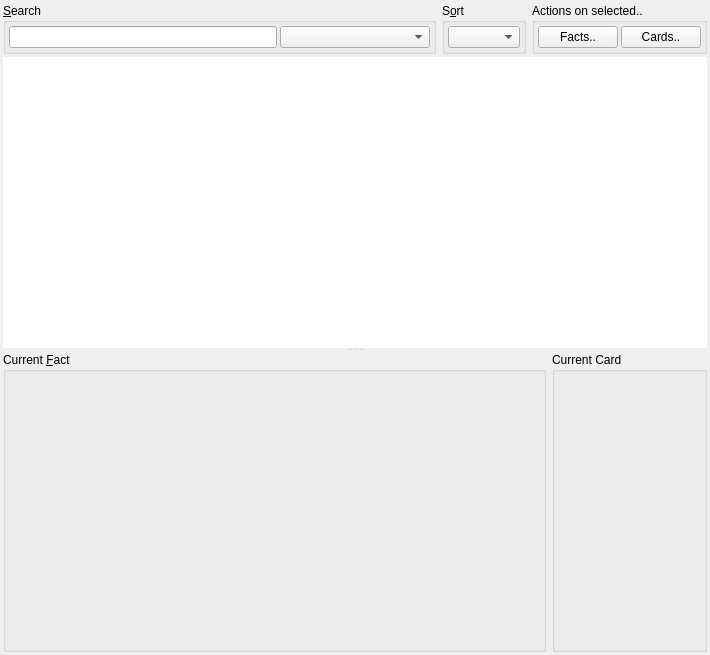
<ui version="4.0" >
 <class>EditDeck</class>
 <widget class="QDialog" name="EditDeck" >
  <property name="windowModality" >
   <enum>Qt::NonModal</enum>
  </property>
  <property name="geometry" >
   <rect>
    <x>0</x>
    <y>0</y>
    <width>710</width>
    <height>655</height>
   </rect>
  </property>
  <property name="windowTitle" >
   <string>Anki - Edit Deck</string>
  </property>
  <property name="windowIcon" >
   <iconset resource="../icons.qrc" >:/icons/view_text.png</iconset>
  </property>
  <layout class="QVBoxLayout" >
   <property name="spacing" >
    <number>3</number>
   </property>
   <property name="leftMargin" >
    <number>3</number>
   </property>
   <property name="topMargin" >
    <number>3</number>
   </property>
   <property name="rightMargin" >
    <number>3</number>
   </property>
   <property name="bottomMargin" >
    <number>3</number>
   </property>
   <item>
    <layout class="QHBoxLayout" >
     <property name="spacing" >
      <number>6</number>
     </property>
     <property name="leftMargin" >
      <number>0</number>
     </property>
     <property name="topMargin" >
      <number>0</number>
     </property>
     <property name="rightMargin" >
      <number>0</number>
     </property>
     <property name="bottomMargin" >
      <number>0</number>
     </property>
     <item>
      <widget class="QGroupBox" name="searchGroup" >
       <property name="sizePolicy" >
        <sizepolicy vsizetype="Minimum" hsizetype="Preferred" >
         <horstretch>0</horstretch>
         <verstretch>0</verstretch>
        </sizepolicy>
       </property>
       <property name="minimumSize" >
        <size>
         <width>400</width>
         <height>0</height>
        </size>
       </property>
       <property name="title" >
        <string>&amp;Search</string>
       </property>
       <layout class="QHBoxLayout" >
        <property name="spacing" >
         <number>3</number>
        </property>
        <property name="leftMargin" >
         <number>3</number>
        </property>
        <property name="topMargin" >
         <number>3</number>
        </property>
        <property name="rightMargin" >
         <number>3</number>
        </property>
        <property name="bottomMargin" >
         <number>3</number>
        </property>
        <item>
         <widget class="QLineEdit" name="filterEdit" />
        </item>
        <item>
         <widget class="QComboBox" name="tagList" >
          <property name="minimumSize" >
           <size>
            <width>150</width>
            <height>0</height>
           </size>
          </property>
         </widget>
        </item>
       </layout>
      </widget>
     </item>
     <item>
      <widget class="QGroupBox" name="sortGroup" >
       <property name="title" >
        <string>S&amp;ort</string>
       </property>
       <layout class="QHBoxLayout" >
        <property name="spacing" >
         <number>3</number>
        </property>
        <property name="leftMargin" >
         <number>3</number>
        </property>
        <property name="topMargin" >
         <number>3</number>
        </property>
        <property name="rightMargin" >
         <number>3</number>
        </property>
        <property name="bottomMargin" >
         <number>3</number>
        </property>
        <item>
         <widget class="QComboBox" name="sortBox" />
        </item>
       </layout>
      </widget>
     </item>
     <item>
      <widget class="QGroupBox" name="groupBox" >
       <property name="title" >
        <string>Actions on selected..</string>
       </property>
       <layout class="QHBoxLayout" >
        <property name="spacing" >
         <number>3</number>
        </property>
        <property name="leftMargin" >
         <number>3</number>
        </property>
        <property name="topMargin" >
         <number>3</number>
        </property>
        <property name="rightMargin" >
         <number>3</number>
        </property>
        <property name="bottomMargin" >
         <number>3</number>
        </property>
        <item>
         <widget class="QPushButton" name="factsButton" >
          <property name="text" >
           <string>Facts..</string>
          </property>
          <property name="icon" >
           <iconset resource="../icons.qrc" >:/icons/Anki_Fact.png</iconset>
          </property>
          <property name="autoDefault" >
           <bool>false</bool>
          </property>
         </widget>
        </item>
        <item>
         <widget class="QPushButton" name="cardsButton" >
          <property name="text" >
           <string>Cards..</string>
          </property>
          <property name="icon" >
           <iconset resource="../icons.qrc" >:/icons/Anki_Card.png</iconset>
          </property>
          <property name="autoDefault" >
           <bool>false</bool>
          </property>
         </widget>
        </item>
       </layout>
      </widget>
     </item>
    </layout>
   </item>
   <item>
    <widget class="QSplitter" name="splitter" >
     <property name="orientation" >
      <enum>Qt::Vertical</enum>
     </property>
     <widget class="QTableView" name="tableView" >
      <property name="sizePolicy" >
       <sizepolicy vsizetype="Expanding" hsizetype="Expanding" >
        <horstretch>0</horstretch>
        <verstretch>4</verstretch>
       </sizepolicy>
      </property>
      <property name="contextMenuPolicy" >
       <enum>Qt::ActionsContextMenu</enum>
      </property>
      <property name="frameShape" >
       <enum>QFrame::NoFrame</enum>
      </property>
      <property name="frameShadow" >
       <enum>QFrame::Plain</enum>
      </property>
      <property name="horizontalScrollBarPolicy" >
       <enum>Qt::ScrollBarAlwaysOff</enum>
      </property>
      <property name="editTriggers" >
       <set>QAbstractItemView::NoEditTriggers</set>
      </property>
      <property name="tabKeyNavigation" >
       <bool>false</bool>
      </property>
      <property name="alternatingRowColors" >
       <bool>true</bool>
      </property>
      <property name="selectionBehavior" >
       <enum>QAbstractItemView::SelectRows</enum>
      </property>
     </widget>
     <widget class="QFrame" name="frame" >
      <property name="sizePolicy" >
       <sizepolicy vsizetype="Preferred" hsizetype="Preferred" >
        <horstretch>0</horstretch>
        <verstretch>2</verstretch>
       </sizepolicy>
      </property>
      <property name="frameShape" >
       <enum>QFrame::NoFrame</enum>
      </property>
      <property name="frameShadow" >
       <enum>QFrame::Raised</enum>
      </property>
      <layout class="QVBoxLayout" >
       <property name="spacing" >
        <number>0</number>
       </property>
       <property name="leftMargin" >
        <number>0</number>
       </property>
       <property name="topMargin" >
        <number>0</number>
       </property>
       <property name="rightMargin" >
        <number>0</number>
       </property>
       <property name="bottomMargin" >
        <number>0</number>
       </property>
       <item>
        <layout class="QGridLayout" >
         <property name="leftMargin" >
          <number>0</number>
         </property>
         <property name="topMargin" >
          <number>0</number>
         </property>
         <property name="rightMargin" >
          <number>0</number>
         </property>
         <property name="bottomMargin" >
          <number>0</number>
         </property>
         <property name="horizontalSpacing" >
          <number>6</number>
         </property>
         <property name="verticalSpacing" >
          <number>6</number>
         </property>
         <item row="0" column="1" >
          <widget class="QGroupBox" name="cardInfoGroup" >
           <property name="sizePolicy" >
            <sizepolicy vsizetype="Expanding" hsizetype="Preferred" >
             <horstretch>2</horstretch>
             <verstretch>2</verstretch>
            </sizepolicy>
           </property>
           <property name="minimumSize" >
            <size>
             <width>0</width>
             <height>300</height>
            </size>
           </property>
           <property name="title" >
            <string>Current Card</string>
           </property>
          </widget>
         </item>
         <item row="0" column="0" >
          <widget class="QGroupBox" name="fieldsArea" >
           <property name="sizePolicy" >
            <sizepolicy vsizetype="Expanding" hsizetype="Preferred" >
             <horstretch>7</horstretch>
             <verstretch>2</verstretch>
            </sizepolicy>
           </property>
           <property name="title" >
            <string>Current &amp;Fact</string>
           </property>
          </widget>
         </item>
        </layout>
       </item>
      </layout>
     </widget>
    </widget>
   </item>
  </layout>
  <action name="action_Delete_card" >
   <property name="icon" >
    <iconset resource="../icons.qrc" >:/icons/editdelete.png</iconset>
   </property>
   <property name="text" >
    <string>Toggle Delete</string>
   </property>
  </action>
  <action name="actionAdd_fact_tag" >
   <property name="icon" >
    <iconset resource="../icons.qrc" >:/icons/Anki_Add_Tag.png</iconset>
   </property>
   <property name="text" >
    <string>Add Tag..</string>
   </property>
  </action>
  <action name="actionAdd_card_tag" >
   <property name="icon" >
    <iconset resource="../icons.qrc" >:/icons/Anki_Add_Tag.png</iconset>
   </property>
   <property name="text" >
    <string>Add Tag..</string>
   </property>
  </action>
  <action name="actionDelete_fact_tag" >
   <property name="icon" >
    <iconset resource="../icons.qrc" >:/icons/Anki_Del_Tag.png</iconset>
   </property>
   <property name="text" >
    <string>Delete Tag..</string>
   </property>
  </action>
  <action name="actionDelete_card_tag" >
   <property name="icon" >
    <iconset resource="../icons.qrc" >:/icons/Anki_Del_Tag.png</iconset>
   </property>
   <property name="text" >
    <string>Delete Tag..</string>
   </property>
  </action>
  <action name="actionAdd_Missing_Cards" >
   <property name="icon" >
    <iconset resource="../icons.qrc" >:/icons/Anki_Card.png</iconset>
   </property>
   <property name="text" >
    <string>Add Missing Active Cards</string>
   </property>
  </action>
  <action name="actionDelete_Fact" >
   <property name="icon" >
    <iconset resource="../icons.qrc" >:/icons/editdelete.png</iconset>
   </property>
   <property name="text" >
    <string>Toggle Delete</string>
   </property>
  </action>
 </widget>
 <tabstops>
  <tabstop>fieldsArea</tabstop>
 </tabstops>
 <resources>
  <include location="../icons.qrc" />
 </resources>
 <connections/>
</ui>
